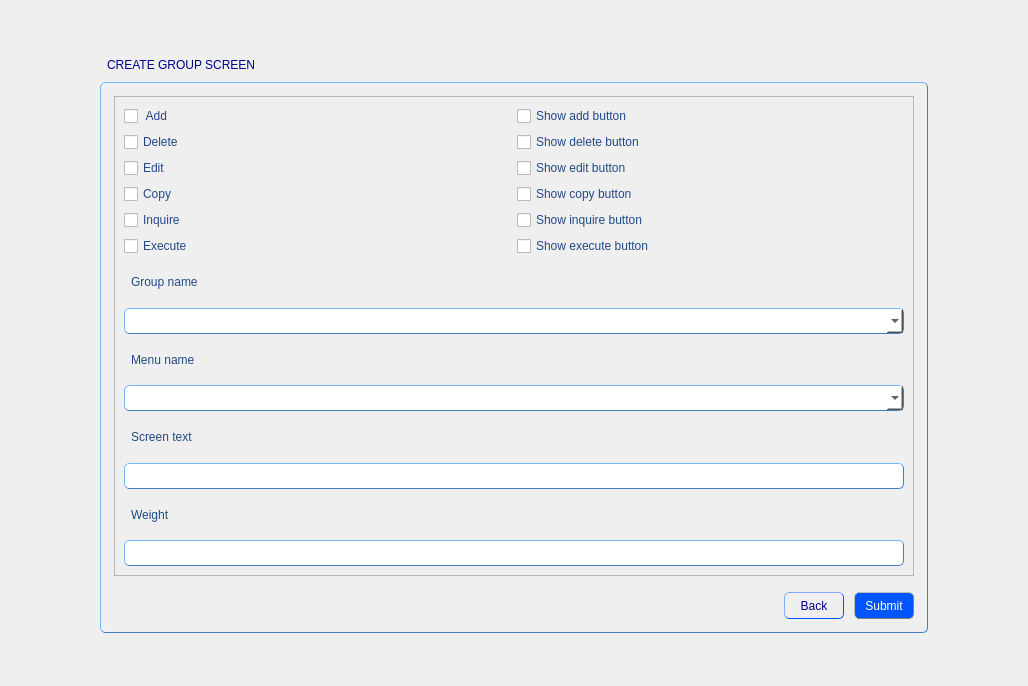
<?xml version="1.0" encoding="UTF-8"?>
<ui version="4.0">
 <class>CreateGroupScreenForm</class>
 <widget class="BaseForm" name="CreateGroupScreenForm">
  <property name="geometry">
   <rect>
    <x>0</x>
    <y>0</y>
    <width>1028</width>
    <height>686</height>
   </rect>
  </property>
  <property name="windowTitle">
   <string>Form</string>
  </property>
  <property name="styleSheet">
   <string notr="true">QGroupBox {
               color: black;
               padding: 4px;
               border: 1px solid rgb(63, 127, 191); 
               border-radius: 5px;
               border-style: outset;
              }
QTabWidget {
               color: blue;
               padding: 4px;
               border-radius: 5px;
               border: 1px solid rgb(63, 127, 191); 
               border-style: outset;
	           font: 11pt &quot;MS Shell Dlg 2&quot;;
              }
QWidget {
               color: rgb(32, 74, 135);
	           font: 11pt &quot;MS Shell Dlg 2&quot;;
              }
QScrollBar {
			   background-color: rgb(240, 240, 240);
              }
QLabel {
               color: rgb(32, 74, 135);
               padding: 4px;
               border-radius: 5px;
               border-style: outset;
	           font: 11pt &quot;MS Shell Dlg 2&quot;;
              }
QLineEdit {
               color: black;
               padding: 4px;
               border: 1px solid rgb(63, 127, 191); 
               border-radius: 5px;
               border-style: outset;
	           font: 10pt &quot;MS Shell Dlg 2&quot;;
              }
QComboBox {
			   color: black;
               padding: 4px;
               border: 1px solid rgb(63, 127, 191); 
               border-radius: 5px;
               border-style: outset;
               font: 9pt &quot;MS Shell Dlg 2&quot;;
			   background-color: rgb(255, 255, 255);
              }
QTextEdit {
               color: black;
               padding: 4px;
               border: 1px solid rgb(63, 127, 191); 
               border-radius: 5px;
               border-style: outset;
	           font: 10pt &quot;MS Shell Dlg 2&quot;;
              }
QSpinBox {
               color: black;
               padding: 4px;
               border: 1px solid rgb(63, 127, 191); 
               border-radius: 5px;
               border-style: outset;
	           font: 10pt &quot;MS Shell Dlg 2&quot;;
              }
QListView {
               color: black;
               padding: 4px;
               border: 1px solid rgb(63, 127, 191); 
               border-radius: 5px;
               border-style: outset;
	           font: 10pt &quot;MS Shell Dlg 2&quot;;
              }</string>
  </property>
  <layout class="QGridLayout" name="gridLayout_3">
   <item row="2" column="1">
    <widget class="QGroupBox" name="groupBox">
     <property name="title">
      <string/>
     </property>
     <layout class="QGridLayout" name="gridLayout">
      <item row="0" column="0">
       <widget class="QScrollArea" name="scrollArea">
        <property name="minimumSize">
         <size>
          <width>800</width>
          <height>480</height>
         </size>
        </property>
        <property name="widgetResizable">
         <bool>true</bool>
        </property>
        <widget class="QWidget" name="scrollAreaWidgetContents">
         <property name="geometry">
          <rect>
           <x>0</x>
           <y>0</y>
           <width>798</width>
           <height>478</height>
          </rect>
         </property>
         <layout class="QGridLayout" name="gridLayout_2">
          <item row="4" column="0">
           <widget class="QCheckBox" name="inquiryCheckBox">
            <property name="text">
             <string>Inquire</string>
            </property>
           </widget>
          </item>
          <item row="5" column="0">
           <widget class="QCheckBox" name="executeCheckBox">
            <property name="text">
             <string>Execute</string>
            </property>
           </widget>
          </item>
          <item row="13" column="0" colspan="2">
           <widget class="QLineEdit" name="weightLine"/>
          </item>
          <item row="11" column="0" colspan="2">
           <widget class="QLineEdit" name="screenTextLine"/>
          </item>
          <item row="4" column="1">
           <widget class="QCheckBox" name="showInquireBox">
            <property name="text">
             <string>Show inquire button</string>
            </property>
           </widget>
          </item>
          <item row="7" column="0" colspan="2">
           <widget class="QComboBox" name="groupNameBox"/>
          </item>
          <item row="2" column="0">
           <widget class="QCheckBox" name="editCheckBox">
            <property name="text">
             <string>Edit</string>
            </property>
           </widget>
          </item>
          <item row="5" column="1">
           <widget class="QCheckBox" name="showExecuteBox">
            <property name="text">
             <string>Show execute button</string>
            </property>
           </widget>
          </item>
          <item row="10" column="0" colspan="2">
           <widget class="QLabel" name="label_4">
            <property name="text">
             <string>Screen text</string>
            </property>
           </widget>
          </item>
          <item row="3" column="1">
           <widget class="QCheckBox" name="showCopyBox">
            <property name="text">
             <string>Show copy button</string>
            </property>
           </widget>
          </item>
          <item row="2" column="1">
           <widget class="QCheckBox" name="showEditBox">
            <property name="text">
             <string>Show edit button</string>
            </property>
           </widget>
          </item>
          <item row="8" column="0" colspan="2">
           <widget class="QLabel" name="label_3">
            <property name="text">
             <string>Menu name</string>
            </property>
           </widget>
          </item>
          <item row="6" column="0" colspan="2">
           <widget class="QLabel" name="label_2">
            <property name="text">
             <string>Group name</string>
            </property>
           </widget>
          </item>
          <item row="1" column="0">
           <widget class="QCheckBox" name="deleteCheckBox">
            <property name="text">
             <string>Delete</string>
            </property>
           </widget>
          </item>
          <item row="1" column="1">
           <widget class="QCheckBox" name="showDelBox">
            <property name="text">
             <string>Show delete button</string>
            </property>
           </widget>
          </item>
          <item row="0" column="0">
           <widget class="QCheckBox" name="addCheckBox">
            <property name="text">
             <string> Add</string>
            </property>
           </widget>
          </item>
          <item row="3" column="0">
           <widget class="QCheckBox" name="copyCheckBox">
            <property name="text">
             <string>Copy</string>
            </property>
           </widget>
          </item>
          <item row="12" column="0" colspan="2">
           <widget class="QLabel" name="label_5">
            <property name="text">
             <string>Weight</string>
            </property>
           </widget>
          </item>
          <item row="9" column="0" colspan="2">
           <widget class="QComboBox" name="menuNameBox"/>
          </item>
          <item row="0" column="1">
           <widget class="QCheckBox" name="showAddBox">
            <property name="text">
             <string>Show add button</string>
            </property>
           </widget>
          </item>
         </layout>
        </widget>
       </widget>
      </item>
      <item row="1" column="0">
       <layout class="QVBoxLayout" name="verticalLayout">
        <item>
         <spacer name="verticalSpacer_4">
          <property name="orientation">
           <enum>Qt::Vertical</enum>
          </property>
          <property name="sizeType">
           <enum>QSizePolicy::Maximum</enum>
          </property>
          <property name="sizeHint" stdset="0">
           <size>
            <width>20</width>
            <height>10</height>
           </size>
          </property>
         </spacer>
        </item>
        <item>
         <layout class="QHBoxLayout" name="horizontalLayout">
          <property name="spacing">
           <number>0</number>
          </property>
          <item>
           <spacer name="horizontalSpacer">
            <property name="orientation">
             <enum>Qt::Horizontal</enum>
            </property>
            <property name="sizeHint" stdset="0">
             <size>
              <width>40</width>
              <height>20</height>
             </size>
            </property>
           </spacer>
          </item>
          <item>
           <widget class="QToolButton" name="backButton">
            <property name="minimumSize">
             <size>
              <width>60</width>
              <height>0</height>
             </size>
            </property>
            <property name="styleSheet">
             <string notr="true">QToolButton {
                color: darkblue;
               padding: 4px;
               border: 1px solid rgb(0, 85, 255); 
               border-radius: 5px;
               border-style: outset;
               font: 10pt &quot;MS Shell Dlg 2&quot;;
              }

QToolButton:hover {
               color: white;
               border: 1px solid grey;
               background-color: rgb(0, 78, 235);
               }

QToolButton:pressed {
               color: rgb(0, 0, 197)
               background: shadow;
               border-style: inset;
               }</string>
            </property>
            <property name="text">
             <string>Back</string>
            </property>
           </widget>
          </item>
          <item>
           <spacer name="horizontalSpacer_2">
            <property name="orientation">
             <enum>Qt::Horizontal</enum>
            </property>
            <property name="sizeType">
             <enum>QSizePolicy::Maximum</enum>
            </property>
            <property name="sizeHint" stdset="0">
             <size>
              <width>10</width>
              <height>20</height>
             </size>
            </property>
           </spacer>
          </item>
          <item>
           <widget class="QToolButton" name="submitButton">
            <property name="minimumSize">
             <size>
              <width>60</width>
              <height>0</height>
             </size>
            </property>
            <property name="styleSheet">
             <string notr="true">QToolButton {
               color: white;
               padding: 4px;
               border: 1px solid grey; 
               border-radius: 5px;
               border-style: outset;
               max-width: 120px;
               background-color: rgb(0, 85, 255);
               font: 10pt &quot;MS Shell Dlg 2&quot;;
              }

QToolButton:hover {
               color: darkblue;
               border: 1px solid grey;
               background-color: rgb(255, 255, 255);
               }

QToolButton:pressed {
               color: rgb(0, 0, 197)
               background: shadow;
               border-style: inset;
			    background-color: rgb(0, 78, 235);
               }</string>
            </property>
            <property name="text">
             <string>Submit</string>
            </property>
           </widget>
          </item>
         </layout>
        </item>
       </layout>
      </item>
     </layout>
    </widget>
   </item>
   <item row="1" column="1">
    <widget class="QLabel" name="label">
     <property name="styleSheet">
      <string notr="true">QLabel {
               color: darkblue;
               padding: 4px;
               border-radius: 5px;
               border-style: outset;
	           font: 12pt &quot;MS Shell Dlg 2&quot;;
              }</string>
     </property>
     <property name="text">
      <string>CREATE GROUP SCREEN</string>
     </property>
    </widget>
   </item>
   <item row="2" column="0">
    <spacer name="horizontalSpacer_3">
     <property name="orientation">
      <enum>Qt::Horizontal</enum>
     </property>
     <property name="sizeHint" stdset="0">
      <size>
       <width>40</width>
       <height>20</height>
      </size>
     </property>
    </spacer>
   </item>
   <item row="2" column="2">
    <spacer name="horizontalSpacer_4">
     <property name="orientation">
      <enum>Qt::Horizontal</enum>
     </property>
     <property name="sizeHint" stdset="0">
      <size>
       <width>40</width>
       <height>20</height>
      </size>
     </property>
    </spacer>
   </item>
   <item row="0" column="1">
    <spacer name="verticalSpacer_2">
     <property name="orientation">
      <enum>Qt::Vertical</enum>
     </property>
     <property name="sizeHint" stdset="0">
      <size>
       <width>20</width>
       <height>40</height>
      </size>
     </property>
    </spacer>
   </item>
   <item row="3" column="1">
    <spacer name="verticalSpacer_3">
     <property name="orientation">
      <enum>Qt::Vertical</enum>
     </property>
     <property name="sizeHint" stdset="0">
      <size>
       <width>20</width>
       <height>40</height>
      </size>
     </property>
    </spacer>
   </item>
  </layout>
 </widget>
    <customwidgets>
        <customwidget>
            <class>BaseForm</class>
            <extends>QWidget</extends>
            <header>BaseForm.h</header>
            <container>1</container>
        </customwidget>
    </customwidgets>
 <resources/>
 <connections/>
</ui>
